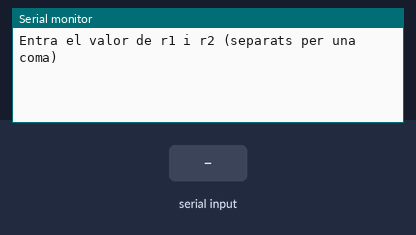
A sketch run on a simulated Arduino Uno, built with avr-gcc and run on an emulated ATmega328P. Parts: the last lines printed to the serial monitor. The test bench sets the inputs (shaded band).

Above: at 1.2 s.
1.3 s: "90,45\n" received over Serial
At 2.1 s:
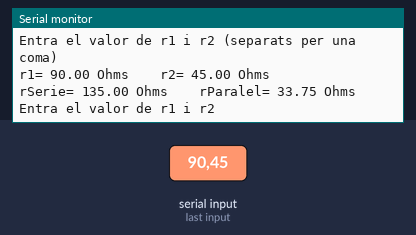
2.8 s: "5\n" received over Serial
At 4.3 s:
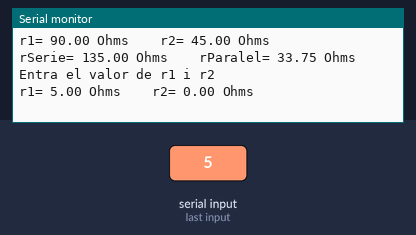

Measured:
- after the input at 1.3 s, the serial monitor: prints a new line at once (image 1)
- after the input at 2.8 s, the serial monitor: prints a new line at once (image 2)

The sketch:

Repte_5._Number_Comunication__Exercici_1.ino
```cpp
/***************************************************************
**                                                            **
**          Repte 5. Number Comunication Exercici 1           **
**          Repte 5. Number Comunication Exercici 1           **
**                                                            **
** Marc Olmo Rodriguez                       DATA: 06/01/2017 **
****************************************************************/
//********** Variables ********************************************************
float r1, r2;             // variables for the R's
float rSerie, rParalel;   // variables for the results
//********** Setup ************************************************************
void setup() {
  Serial.begin(9600);        // initialize serial
  Serial.println("Entra el valor de r1 i r2 (separats per una coma)");
}
//********** Loop *************************************************************
void loop() {
  while (Serial.available() > 0) {  // if there's any serial available, read it
    r1 = Serial.parseInt();// look for valid int the incoming serial stream
    Serial.print("r1= ");
    Serial.print(r1);
    Serial.print(" Ohms    ");
   //CODI ALUMNE (mostra el valor de r1)
    r2 = Serial.parseInt();
    Serial.print("r2= ");
    Serial.print(r2);
    Serial.println(" Ohms    ");
    //CODI ALUMNE (mostra el valor de r2)
    if (Serial.read() == '\n')
    { //look for newline. Is the end of your sentence
    //CODI ALUMNE (calcula r1 i r2 en serie i paral·lel, mostra resultats i fa de nou la pregunta inicial)
    rSerie=(r1+r2);
    Serial.print("rSerie= ");
    Serial.print(rSerie);
    Serial.print(" Ohms    ");
    rParalel=((r1+r2)/4);
    Serial.print("rParalel= ");
    Serial.print(rParalel);
    Serial.println(" Ohms    ");
    Serial.println("Entra el valor de r1 i r2");
    }
  }
}
```
